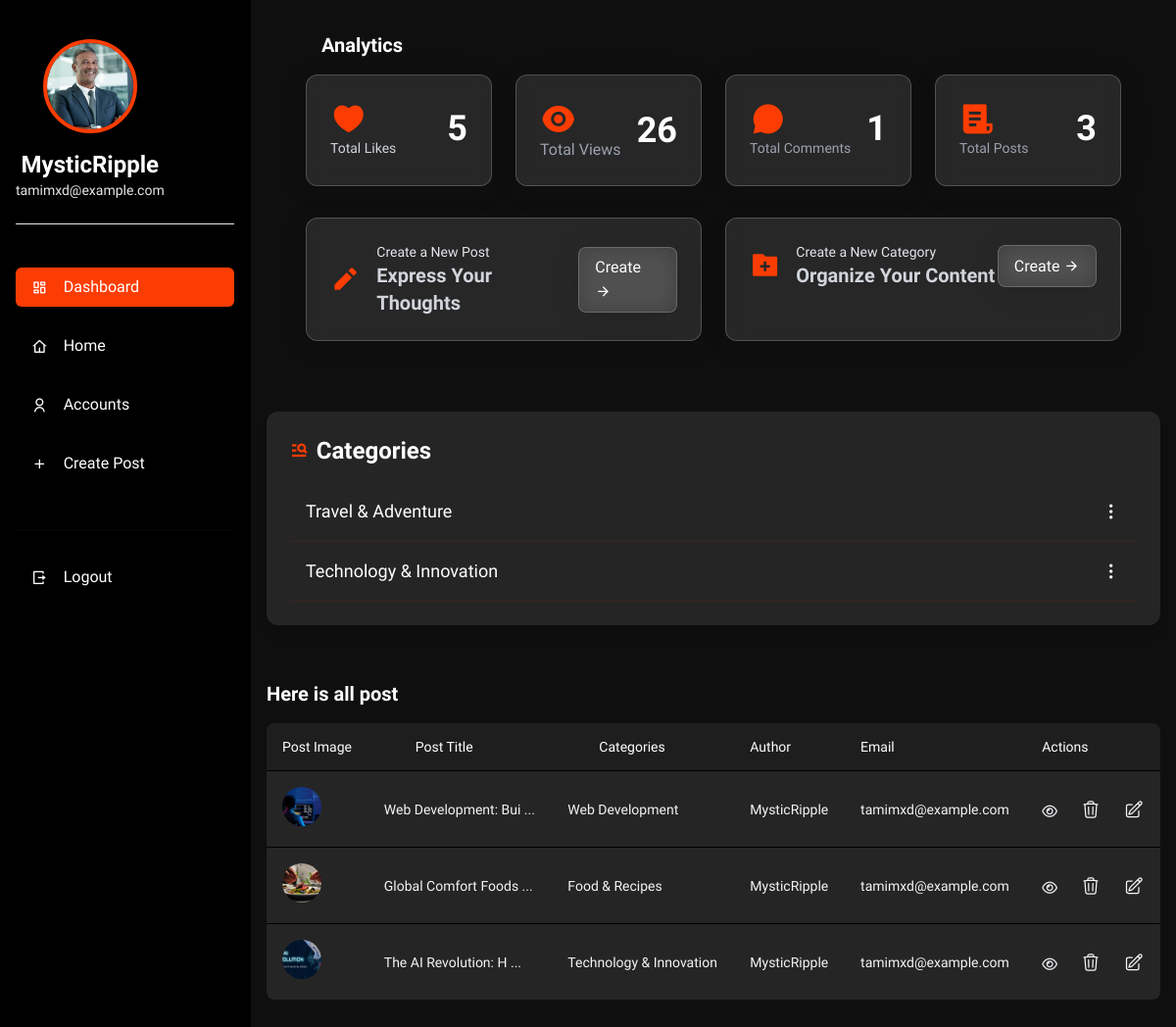
/dashboard/3/ (signed in), run on the app's committed database.
### blog/models.py (models this page shows, shortened)
class Profile(models.Model):
    user = models.OneToOneField(User, on_delete=models.CASCADE)
    bio = models.TextField(blank=True, null=True)
    profile_picture = models.ImageField(
        upload_to=blogger_name_dict,
        default="defaults/user-icon.png",
        blank=True,
        null=True
    )
    created_at = models.DateTimeField(auto_now_add=True)

class Category(models.Model):
    user = models.ForeignKey(User, on_delete=models.CASCADE)
    name = models.CharField(max_length=255, unique=True)
    logo = models.ImageField(upload_to="categories_logo/")
    def __str__(self):
        return self.name

class Post(models.Model):
    user = models.ForeignKey(User, on_delete=models.CASCADE)
    category = models.ForeignKey(Category, on_delete=models.CASCADE, related_name="posts")
    title = models.CharField(max_length=255)
    image = models.ImageField(upload_to="post_images/")
    description = models.TextField()
    created_date = models.DateField(default=now)
    created_time = models.TimeField(default=now)
    view_count = models.PositiveIntegerField(default=0)
    def like_count(self):
        return self.likes.count()

### blog/views.py (the view)
# urls.py: path('dashboard/<int:user_id>/', user_dashboard, name='user_dashboard'),
@login_required
def user_dashboard(request, user_id):
    user = get_object_or_404(User, id=user_id)
    user_posts = Post.objects.filter(user=user)
    categories = Category.objects.filter(user=user)
    total_likes = sum(post.like_count() for post in user_posts)
    total_views = sum(post.view_count for post in user_posts)
    total_comments = sum(post.comments.count() for post in user_posts)
    max_likes = Post.objects.annotate(likes_count=Count('likes')).aggregate(Max('likes_count'))['likes_count__max'] or 1
    max_views = Post.objects.aggregate(Max('view_count'))['view_count__max'] or 1
    max_comments = Post.objects.annotate(comment_count=Count('comments')).aggregate(Max('comment_count'))['comment_count__max'] or 1
    like_progress = (total_likes / max_likes) * 1 if max_likes > 0 else 0
    view_progress = (total_views / max_views) * 1 if max_views > 0 else 0
    comment_progress = (total_comments / max_comments) * 1 if max_comments > 0 else 0
    post_data = {
        'like_count': total_likes,
        'view_count': total_views,
        'comment_count': total_comments,
        'like_progress': round(like_progress),
        'view_progress': round(view_progress),
        'comment_progress': round(comment_progress),
    }
    context = {
        'post_data': post_data,
        'user_posts': user_posts,
        'user': user,
        'categories': categories,
    }
    return render(request, 'blog/dashboard.html', context)

### blog/templates/blog/dashboard.html (shortened to what this page needs)
{% extends "base_dashboard.html" %}
{% block content %}
<div class="flex flex-col w-full mt-20 lg:mt-0">
    <h3 class="text-xl text-white font-bold p-4 mx-3 lg:mx-10">Analytics</h3>
    <div class="grid grid-cols-1 md:grid-cols-2 lg:grid-cols-4 gap-6 mb-8 mx-3 lg:mx-10">
      <div class="glass p-6 rounded-xl hover-scale">
        <div class="flex justify-between items-center">
          <div>
            <i class="ri-heart-3-fill text-4xl text-[#fc3d03]"></i>
            <p class="text-sm text-gray-300">Total Likes</p>
          </div>
          <h3 class="text-4xl font-bold text-white">{{ post_data.like_count }}</h3>
        </div>
      </div>
      <div class="glass p-6 rounded-xl hover-scale">
        <div class="flex justify-between items-center">
          <div>
            <i class="ri-eye-fill text-4xl text-[#fc3d03]"></i>
            <p class="ttext-sm text-gray-400">Total Views</p>
          </div>
          <h3 class="text-4xl font-bold text-white">{{ post_data.view_count }}</h3>
        </div>
      </div>
      <div class="glass p-6 rounded-xl hover-scale">
        <div class="flex justify-between items-center">
          <div>
            <i class="ri-chat-3-fill text-4xl text-[#fc3d03]"></i>
            <p class="text-sm text-gray-400">Total Comments</p>
          </div>
          <h3 class="text-4xl font-bold text-white">{{ post_data.comment_count }}</h3>
        </div>
      </div>
      <div class="glass p-6 rounded-xl hover-scale">
        <div class="flex justify-between items-center">
          <div>
            <i class="ri-file-list-3-fill text-4xl text-[#fc3d03]"></i>
            <p class="text-sm text-gray-400">Total Posts</p>
          </div>
          <h3 class="text-4xl font-bold text-white">{{ user_posts|length }}</h3>
        </div>
      </div>
    </div>
    <div class="grid grid-cols-1 md:grid-cols-2 gap-6 mb-8 mx-3 lg:mx-10">
      <div class="glass p-6 rounded-xl hover-scale">
        <div class="flex justify-between items-center">
          <div class="flex items-center space-x-4">
            <i class="ri-pencil-fill text-3xl text-[#fc3d03]"></i>
            <div>
              <p class="text-sm text-gray-200">Create a New Post</p>
              <h3 class="text-xl font-bold text-gray-300">Express Your Thoughts</h3>
            </div>
          </div>
          <a href="{% url 'create_post' %}" class="glass px-4 py-2 rounded-lg text-white hover-scale">Create <i class="ri-arrow-right-line"></i></a>
        </div>
      </div>
      <div class="glass p-6 rounded-xl hover-scale">
        <div class="flex justify-between items-center">
          <div class="flex items-center space-x-4">
            <i class="ri-folder-add-fill text-3xl text-[#fc3d03]"></i>
            <div>
              <p class="text-sm text-gray-200">Create a New Category</p>
              <h3 class="text-xl font-bold text-gray-300">Organize Your Content</h3>
            </div>
          </div>
          <a href="{% url 'create_category' %}" class="glass px-4 py-2 rounded-lg text-white hover-scale">Create <i class="ri-arrow-right-line"></i></a>
        </div>
      </div>
    </div>
    <div class="container mx-auto">
      <div class="bg-[#262525] p-6 rounded-xl mt-10 shadow-lg">
        <div class="flex items-center justify-between mb-4">
          <h2 class="text-2xl font-semibold text-white flex items-center gap-2">
            <i class="ri-menu-search-line text-lg text-[#fc3d03]"></i> Categories
          </h2>
        </div>
        {% if categories %}
          <ul>
            {% for category in categories %}
              <li class="p-4 border-b border-[#fc3d03]/10 flex justify-between items-center">
                <span class="text-white text-lg">{{ category.name }}</span>
                <div class="dropdown dropdown-end">
                  <div tabindex="0" role="button" class="transition-transform duration-500 hover:scale-110">
                    <i class="ri-more-2-fill text-xl text-white"></i>
                  </div>
                </div>
              </li>
            {% endfor %}
          </ul>
        {% else %}
          <p class="text-gray-400 text-sm">You have no categories yet.</p>
        {% endif %}
      </div>
    </div>
    <div class="py-8">
      <section class="container mx-auto">
        {% if user_posts %}
        <div class="flex flex-col mt-6 px-8">
          <div class="-mx-4 -my-2 overflow-x-auto sm:-mx-6 lg:-mx-8">
            <div class="inline-block min-w-full py-2 align-middle">
              <h3 class="text-xl text-white font-bold mb-4">Here is all post</h3>
              <div
                class="overflow-hidden md:rounded-lg"
              >
                <table
                  class="min-w-full divide-y divide-black"
                >
                  <thead class="bg-[#262525]/70">
                    <tr>
                      <th
                        scope="col"
                        class="py-3.5 px-4 text-sm font-normal text-left rtl:text-right text-white"
                      >
                        <div class="flex items-center gap-x-3">
                          <span>Post Image</span>
                        </div>
                      </th>
                      <th
                        scope="col"
                        class="px-12 py-3.5 text-sm font-normal text-left rtl:text-right text-white"
                      >
                        <button class="flex items-center gap-x-2">
                          <span>Post Title</span>
                        </button>
                      </th>
                      <th
                        scope="col"
                        class="px-12 py-3.5 text-sm font-normal text-left rtl:text-right text-white"
                      >
                        <button class="flex items-center gap-x-2">
                          <span>Categories</span>
                        </button>
                      </th>
                      <th
                        scope="col"
                        class="px-4 py-3.5 text-sm font-normal text-left rtl:text-right text-white"
                      >
                        <button class="flex items-center gap-x-2">
                          <span>Author</span>
                        </button>
                      </th>
                      <th
                        scope="col"
                        class="px-4 py-3.5 text-sm font-normal text-left rtl:text-right text-white"
                      >
                        Email
                      </th>
                      <th
                        scope="col"
                        class="px-4 py-3.5 text-sm font-normal text-left rtl:text-right text-white"
                      >
                        Actions
                      </th>
                    </tr>
                  </thead>
                  <tbody
                    class="bg-[#262525] divide-y divide-black"
                  >
                    {% for post in user_posts %}
                    <tr>
                      <td
                        class="px-4 py-4 text-sm font-medium text-gray-700 whitespace-nowrap"
                      >
                        <div class="inline-flex items-center gap-x-3">
                          <div class="flex items-center gap-x-2">
                            <img
                              class="object-cover w-10 h-10 rounded-full"
                              src="{{ post.image.url }}"
                              alt="{{ post.title }}"
                            />
                          </div>
                        </div>
                      </td>
                      <td
                        class="px-4 py-4 text-sm text-gray-100 whitespace-nowrap"
                      >
                        {{ post.title|slice:":20" }} ...
                      </td>
                      <td
                        class="px-4 py-4 text-sm text-gray-100 whitespace-nowrap"
                      >
                        {{ post.category }}
                      </td>
                      <td
                        class="px-4 py-4 text-sm text-gray-100 whitespace-nowrap"
                      >
                        {{ post.user.username }}
                      </td>
                      <td
                        class="px-4 py-4 text-sm text-gray-100 whitespace-nowrap"
                      >
                        {{ post.user.email }}
                      </td>
                      <td class="px-4 py-4 text-sm whitespace-nowrap">
                        <div class="flex items-center gap-x-6">
                          <a
                            href="{% url 'post_details' post.id %}"
                            class=""
                          >
                            <i class="fa-regular fa-eye text-gray-200 hover:text-[#fc3d03] transition-colors duration-200 hover:text-red-500 focus:outline-none pt-2 transition-transform duration-500 hover:scale-110"></i>
                          </a>
                          <a
                            href="{% url 'delete_post' post.id %}"
                            class="text-black hover:text-[#fc3d03] transition-colors duration-200 hover:text-red-500 focus:outline-none transition-transform duration-500 hover:scale-110"
                          >
                          </a>
                          <a
                            href="{% url 'edit_post' post.id %}"
                            class="text-black hover:text-[#fc3d03] transition-colors duration-200 hover:text-red-500 focus:outline-none transition-transform duration-500 hover:scale-110"
                          >
                          </a>
                        </div>
                      </td>
                    </tr>
                    {% endfor %}
                  </tbody>
                </table>
              </div>
            </div>
          </div>
        </div>
        {% else %}
        <p class="text-gray-500">You have no posts yet.</p>
        {% endif %}
      </section>
    </div>
</div>
{% endblock %}

### templates/base_dashboard.html (shortened to what this page needs)
<!DOCTYPE html>
<html lang="en">
  <head>
    {% load static %}
    <link
      href="https://cdnjs.cloudflare.com/ajax/libs/font-awesome/6.0.0-beta3/css/all.min.css"
      rel="stylesheet"
    />
    <script src="https://cdn.tailwindcss.com"></script>
    <link
      href="https://cdn.jsdelivr.net/npm/daisyui@4.12.23/dist/full.min.css"
      rel="stylesheet"
      type="text/css"
    />
    <link
      rel="stylesheet"
      href="https://cdn.jsdelivr.net/npm/remixicon/fonts/remixicon.css"
    />
    <link rel="stylesheet" href="{% static 'css/styles.css' %}" />
  </head>
  <body class="bg-[#dedede]">
    <div class="flex flex-col md:flex-row min-h-screen w-full">
      <aside
        id="sidebar"
        class="w-64 px-4 pt-20 md:pt-0 py-8 bg-black border-black border-r fixed h-screen z-40 transform -translate-x-full md:translate-x-0 md:relative transition-transform duration-300"
      >
        <div class="flex justify-between items-start w-full pt-10">
          <div class="flex flex-col items-center text-center">
            <img class="w-24 h-24 rounded-full border-4 border-[#fc3d03]" src="{{ user.profile.profile_picture.url }}" alt="Profile Picture">
            <h2 class="text-2xl font-bold mt-4 text-white">{{ user.username }}</h2>
            <p class="text-sm text-gray-200">{{ user.email }}</p>
          </div>
        </div>
        <hr class="my-6">
        <div class="flex flex-col justify-between flex-1">
          <nav>
            <a class="nav-link flex items-center px-4 py-2 mt-5 text-white transition-colors duration-300 transform rounded-md hover:bg-[#fc3d03]/30 dark:hover:bg-gray-800 dark:hover:text-gray-200"
              href="{% url 'user_dashboard' user.id %}" data-page="dashboard">
              <i class="ri-dashboard-line text-white"></i>
              <span class="mx-4 font-medium text-white">Dashboard</span>
            </a>
            <a class="nav-link flex items-center px-4 py-2 mt-5 text-white transition-colors duration-300 transform rounded-md hover:bg-[#fc3d03]/30 dark:hover:bg-gray-800 dark:hover:text-gray-200"
            href="{% url 'home_page' %}" data-page="dashboard">
              <i class="ri-home-4-line text-white"></i>
              <span class="mx-4 font-medium text-white">Home</span>
            </a>
            <a class="nav-link flex items-center px-4 py-2 mt-5 text-white transition-colors duration-300 transform rounded-md hover:bg-[#fc3d03]/30 dark:hover:bg-gray-800 dark:hover:text-gray-200"
              href="{% url 'get_profile' %}" data-page="profile">
              <i class="ri-user-line text-white"></i>
              <span class="mx-4 font-medium text-white">Accounts</span>
            </a>
            <a class="nav-link flex items-center px-4 py-2 mt-5 text-white transition-colors duration-300 transform rounded-md hover:bg-[#fc3d03]/30 dark:hover:bg-gray-800 dark:hover:text-gray-200"
              href="{% url 'create_post' %}" data-page="profile">
              <i class="ri-add-line text-white"></i>
              <span class="mx-4 font-medium text-white">Create Post</span>
            </a>
            <div class="divider mt-10 text-white"></div>
            <a class="nav-link flex items-center px-4 py-2 mt-5 text-white transition-colors duration-300 transform rounded-md hover:bg-[#fc3d03]/30 dark:hover:bg-gray-800 dark:hover:text-gray-200"
              href="{% url 'logout' %}" data-page="logout">
              <i class="ri-logout-box-r-line text-white"></i>
              <span class="mx-4 font-medium text-white">Logout</span>
            </a>
          </nav>
        </div>
      </aside>
      <div class="flex-1 ml-0 overflow-y-auto h-screen p-4 bg-[#0f0f10]">
        {% block content %} {% endblock %}
      </div>
    </div>
  </body>
</html>

### data on the page
Category: name "Travel & Adventure"
Category: name "Technology & Innovation"
Post: image (picture), title "Web Development: Bui", category "Web Development", user.username "MysticRipple", user.email "tamimxd@example.com"
Post: image (picture), title "Global Comfort Foods", category "Food & Recipes", user.username "MysticRipple", user.email "tamimxd@example.com"
Post: image (picture), title "The AI Revolution: H", category "Technology & Innovation", user.username "MysticRipple", user.email "tamimxd@example.com"

### other printed values
{{ user.username }} "MysticRipple"
{{ user.email }} "tamimxd@example.com"
{{ post_data.like_count }} "5"
{{ post_data.view_count }} "26"
{{ post_data.comment_count }} "1"
{{ user_posts|length }} "3"
